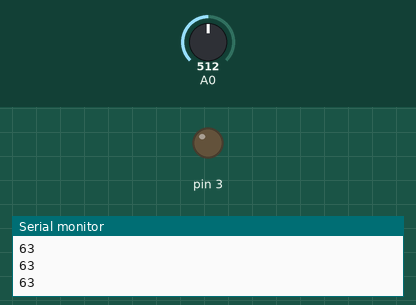
Recording of a sketch running on a simulated Arduino Uno, built with avr-gcc and run on an emulated ATmega328P. Parts: output pins drawn as LEDs (lit = HIGH), the last lines printed to the serial monitor. The inputs (shaded band) are chosen by the test bench; at power-on: A0 = 512.

Above: at 1.2 s.
1.3 s: A0 set to 331
2.8 s: A0 set to 305
At 4.0 s:
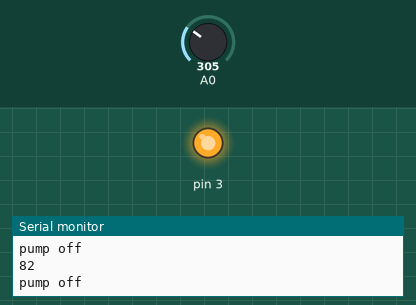
Timing chart, 0 to 5.8 s (numbered marks = the images above; inputs shaded):
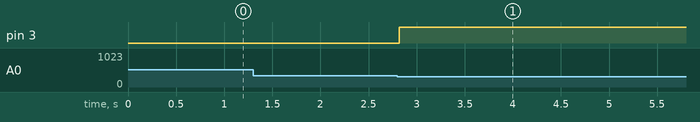

The sketch:

surfacewetnessmonitor.ino
```cpp
//Initializes the wetness index and the percentage of wetness
int Wetness = 0;
int percentage=0;

//Initiates the serial communication between arduino and the sensor with baud rate 9600
void setup()
{
  pinMode(3,OUTPUT);
  Serial.begin(9600);
}

void loop()
{
//Obtains the analog reading from the sensor
Wetness= analogRead(A0);
//Converts the raw data into a percentage form based on the range of data obtained
percentage = map(Wetness, 100, 1200, 100, 0);
//Displays the wetness index to verify the functioning
Serial.println(percentage);
//Compares with threshold and displays if the pump is on/off and turns on/off the pump
if(percentage < 60)
{
  Serial.println(" pump on");
  digitalWrite(3,LOW);
}
if(percentage >80)
{
  Serial.println("pump off");
  digitalWrite(3,HIGH);
}
}
```

Measured:
- the behaviour switches between 320 and 319 on A0 (found by bisection; images 0 and 1)
- after the input at 2.8 s, pin 3: LOW → HIGH at once
